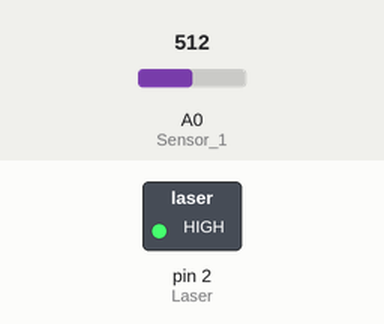
Simulated run of this sketch. Board: Arduino Uno, built with avr-gcc and run on an emulated ATmega328P. On the bench: switched loads named in the sketch (green lamp = pin HIGH). The inputs (shaded band) are chosen by the test bench; at power-on: A0 (Sensor_1) = 512.

Above: at 0.1 s.
Timing chart, 0 to 1.6 s (numbered marks = the images above):
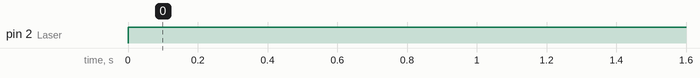

The sketch:

Code_Test.ino
```cpp
// LASER pin definitions

#define Laser 2

// Sensor pin definitions

const int Sensor_1 = A0;
int Anas_1 = 0;

void setup()
{
   pinMode(Laser, OUTPUT);
   pinMode(Sensor_1, INPUT);
}


void loop()
{
   digitalWrite(Laser, HIGH); // Turn Laser On

   Anas_1 = analogRead(Sensor_1);

   delay(100);
   Serial.println("Sensor 1 = ");
   Serial.print(Anas_1);
   if (Sensor_1 > 0)
   {
    Serial.println("Yolo");
   }
}
```

Measured:
- by itself, pin 2 (Laser): LOW → HIGH at 0.00 s
